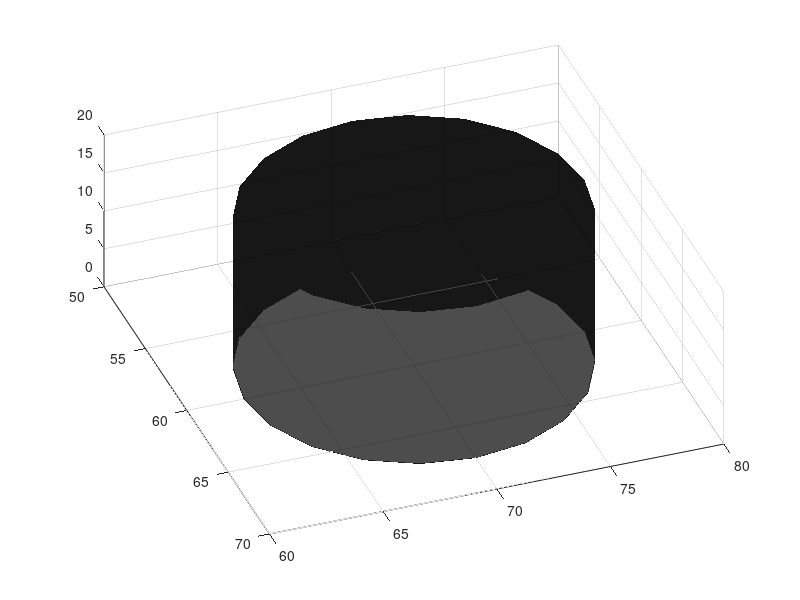

Here is the MATLAB script that generated this plot:
[a,z]=ndgrid((0:.05:1)*2*pi,0:.05:20);
x=7.5*cos(a)+60;
y=7.5*sin(a)+70;
surf(x,y,z,x*0,'linestyle','none','Facealpha',0.7,'FaceColor','k')
hold on
[a,r]=ndgrid((0:.05:1)*2*pi,[0 1]);
x=7.5*cos(a).*r+60;
y=7.5*sin(a).*r+70;
surf(x,y,x*0,x*0,'linestyle','none','Facealpha',0.7,'FaceColor','k')
surf(x,y,x*0+20,x*0,'linestyle','none','Facealpha',0.7,'FaceColor','k')
hold off
grid on
view(70,60)
